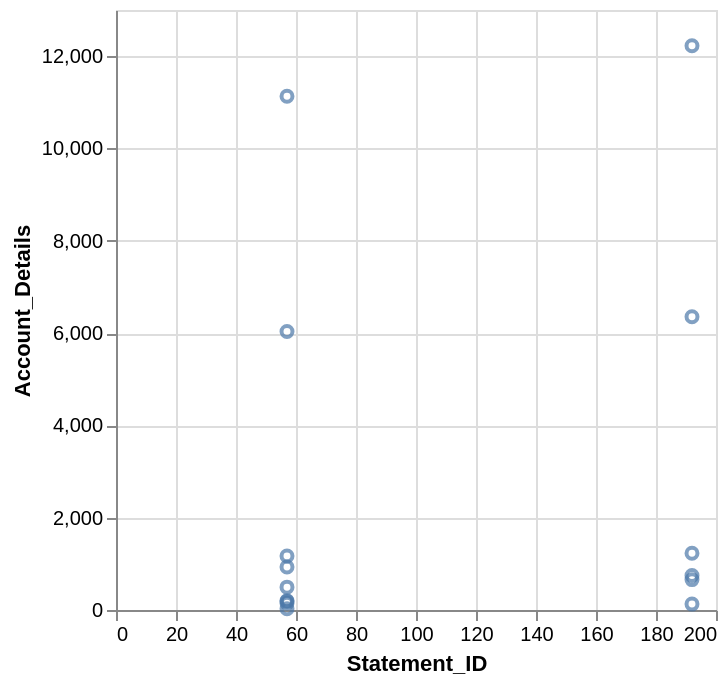

Vega-Lite specification for this chart:
### Vega-Lite specification from a JSON file in a GitHub repository (floating-point values rounded to 4 significant figures)
{"data": {"values": [{"x_data": 57, "y_data": 495.1}, {"x_data": 57, "y_data": 930.1}, {"x_data": 57, "y_data": 6036.0}, {"x_data": 57, "y_data": 199.5}, {"x_data": 192, "y_data": 12220.0}, {"x_data": 57, "y_data": 11130.0}, {"x_data": 192, "y_data": 1230.0}, {"x_data": 192, "y_data": 6352.0}, {"x_data": 57, "y_data": 148.0}, {"x_data": 57, "y_data": 187.1}, {"x_data": 192, "y_data": 745.8}, {"x_data": 192, "y_data": 127.9}, {"x_data": 57, "y_data": 25.41}, {"x_data": 57, "y_data": 1168.0}, {"x_data": 192, "y_data": 658.3}]}, "mark": "point", "encoding": {"x": {"field": "x_data", "type": "quantitative", "title": "Statement_ID"}, "y": {"field": "y_data", "type": "quantitative", "title": "Account_Details"}}}
